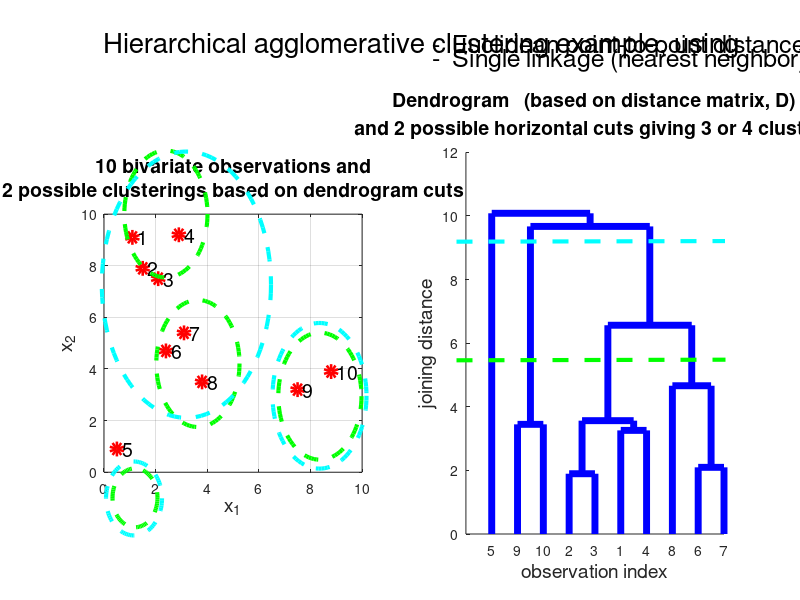
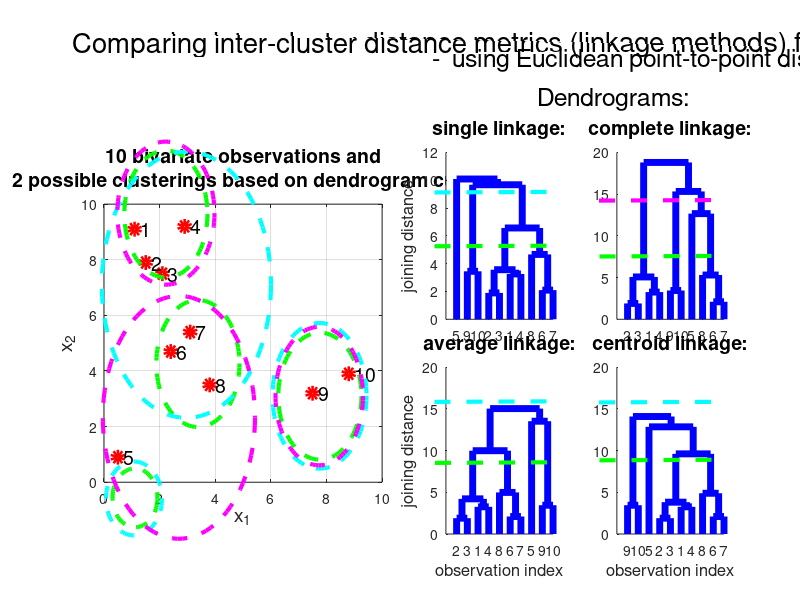

The MATLAB script that drew these images, in order:
clear;close all;clc;
format compact

disp('-------------------------------------------------------------------------------------------------------')
X = [1.1 9.1; 1.5 7.9; 2.1 7.5; 2.9 9.2; 0.5 0.9; 2.4 4.7; 3.1 5.4; 3.8 3.5; 7.5 3.2; 8.8 3.9]
[n p] = size(X)
disp('-------------------------------------------------------------------------------------------------------')
D = squareform(pdist(X,'euclidean'))
disp('-------------------------------------------------------------------------------------------------------')
Tree = linkage(D,'single');
disp('assigments with 3 clusters (single linkage):')
assignments_3_clusters = cluster(Tree,'maxclust',3);
cluster_l = find(assignments_3_clusters == 1)'
cluster_2 = find(assignments_3_clusters == 2)'
cluster_3 = find(assignments_3_clusters == 3)'
disp('-------------------------------------------------------------------------------------------------------')
disp('assigments with 4 clusters (single linkage):')
assignments_4_clusters = cluster(Tree,'maxclust',4);
cluster_l = find(assignments_4_clusters == 1)'
cluster_2 = find(assignments_4_clusters == 2)'
cluster_3 = find(assignments_4_clusters == 3)'
cluster_4 = find(assignments_4_clusters == 4)'
disp('-------------------------------------------------------------------------------------------------------')

figure
subplot(5,2,1:2)
axis off
text(0,1,'Hierarchical agglomerative clustering example, using','Fontsize',20)
text(0.53,1,'-  Euclidean point-to-point distance metric','Fontsize',18)
text(0.53,0.75,'-  Single linkage (nearest neighbor) inter-cluster distance metric','Fontsize',18)

subplot(5,2,3:2:9)
plot(X(:,1),X(:,2),'ro','LineWidth',5),xlim([0 10]),ylim([0 10]),grid,axis square,xlabel('x_1','Fontsize',14),ylabel('x_2','Fontsize',14)
title({'10 bivariate observations and'; '2 possible clusterings based on dendrogram cuts'},'Fontsize',14)
hold on
for j = 1:n
    text(X(j,1)+0.2,X(j,2),num2str(j),'Fontsize',14)
end
annotation('ellipse',[0.155375 0.537397959183669 0.104 0.211734693877547],'LineStyle','--','LineWidth',3,'Color',[0 1 0]);
annotation('ellipse',[0.195375 0.288265306122449 0.104 0.211734693877547],'LineStyle','--','LineWidth',3,'Color',[0 1 0]);
annotation('ellipse',[0.347875000000001 0.233826530612243 0.104 0.211734693877547],'LineStyle','--','LineWidth',3,'Color',[0 1 0]);
annotation('ellipse',[0.140625 0.121173469387755 0.0562500000000001 0.0982142857142857],'LineStyle','--','LineWidth',3,'Color',[0 1 0]);
annotation('ellipse',[0.12725 0.303571428571428 0.2115 0.443877551020406],'LineStyle','--','LineWidth',3,'Color',[0 1 1]);
annotation('ellipse',[0.340625 0.21892857142857 0.117500000000001 0.242806122448981],'LineStyle','--','LineWidth',3,'Color',[0 1 1]);
annotation('ellipse',[0.1325 0.107551020408163 0.07 0.123316326530612],'LineStyle','--','LineWidth',3,'Color',[0 1 1]);
hold off

subplot(5,2,4:2:10)
clustering = dendrogram(Tree);
set(clustering,'LineWidth',5)
xlabel('observation index','Fontsize',14),ylabel('joining distance','Fontsize',14)
title({'Dendrogram   (based on distance matrix, D)'; 'and 2 possible horizontal cuts giving 3 or 4 clusters'},'Fontsize',14)
hold on
annotation('line',[0.570625 0.906875],[0.399510204081633 0.400510204081633],'LineStyle','--','LineWidth',3,'Color',[0 1 0]);
annotation('line',[0.570625 0.90625],[0.597214285714286 0.598214285714286],'LineStyle','--','LineWidth',3,'Color',[0 1 1]);
hold off

%------------------------------------------------------------------------------------------------------------------------------------------------------

figure
subplot(5,4,1:4)
axis off
text(-0.05,1,'Comparing inter-cluster distance metrics (linkage methods) for hierarchical agglomerative clustering example','Fontsize',20)
text(0.53,0.75,'-  using Euclidean point-to-point distance metric','Fontsize',18)
text(0.7,0.1,'Dendrograms:','Fontsize',18)

subplot(5,4,[5:6 9:10 13:14 17:18])
plot(X(:,1),X(:,2),'ro','LineWidth',5),xlim([0 10]),ylim([0 10]),grid,axis square,xlabel('x_1','Fontsize',14),ylabel('x_2','Fontsize',14)
title({'10 bivariate observations and'; '2 possible clusterings based on dendrogram cuts'},'Fontsize',14)
hold on
for j = 1:n
    text(X(j,1)+0.2,X(j,2),num2str(j),'Fontsize',14)
end
annotation('ellipse',[0.155375 0.537397959183669 0.104 0.211734693877547],'LineStyle','--','LineWidth',3,'Color',[0 1 0]);
annotation('ellipse',[0.195375 0.288265306122449 0.104 0.211734693877547],'LineStyle','--','LineWidth',3,'Color',[0 1 0]);
annotation('ellipse',[0.347875000000001 0.233826530612243 0.104 0.211734693877547],'LineStyle','--','LineWidth',3,'Color',[0 1 0]);
annotation('ellipse',[0.140625 0.121173469387755 0.0562500000000001 0.0982142857142857],'LineStyle','--','LineWidth',3,'Color',[0 1 0]);
annotation('ellipse',[0.12725 0.303571428571428 0.2115 0.443877551020406],'LineStyle','--','LineWidth',3,'Color',[0 1 1]);
annotation('ellipse',[0.340625 0.21892857142857 0.117500000000001 0.242806122448981],'LineStyle','--','LineWidth',3,'Color',[0 1 1]);
annotation('ellipse',[0.1325 0.107551020408163 0.07 0.123316326530612],'LineStyle','--','LineWidth',3,'Color',[0 1 1]);
annotation('ellipse',[0.344375 0.224489795918367 0.109375 0.230867346938774],'LineStyle','--','LineWidth',3,'Color',[1 0 1]);
annotation('ellipse',[0.1285 0.102040816326531 0.19025 0.404744897959179],'LineStyle','--','LineWidth',3,'Color',[1 0 1]);
annotation('ellipse',[0.146625 0.525510204081631 0.1215 0.238520408163265],'LineStyle','--','LineWidth',3,'Color',[1 0 1]);
hold off

subplot(5,4,[7 11])
Tree = linkage(D,'single');
clustering = dendrogram(Tree);
set(clustering,'LineWidth',5)
ylabel('joining distance','Fontsize',12)
title('single linkage:','Fontsize',14)
hold on
annotation('line',[0.543125 0.699375],[0.589561224489796 0.590561224489796],'LineStyle','--','LineWidth',3,'Color',[0 1 0]);
annotation('line',[0.543125 0.699375],[0.679255102040814 0.680255102040814],'LineStyle','--','LineWidth',3,'Color',[0 1 1]);
hold off

subplot(5,4,[8 12])
Tree = linkage(D,'complete');
clustering = dendrogram(Tree);
set(clustering,'LineWidth',5)
title('complete linkage:','Fontsize',14)
hold on
annotation('line',[0.749375 0.905625],[0.572520408163264 0.573520408163264],'LineStyle','--','LineWidth',3,'Color',[0 1 0]);
annotation('line',[0.748750000000001 0.905000000000001],[0.66563265306122 0.66663265306122],'LineStyle','--','LineWidth',3,'Color',[1 0 1]);
hold off

subplot(5,4,[15 19])
Tree = linkage(D,'average');
clustering = dendrogram(Tree);
set(clustering,'LineWidth',5)
xlabel('observation index','Fontsize',12),ylabel('joining distance','Fontsize',12)
title('average linkage:','Fontsize',14)
hold on
annotation('line',[0.543750000000001 0.700000000000001],[0.228540816326528 0.229540816326528],'LineStyle','--','LineWidth',3,'Color',[0 1 0]);
annotation('line',[0.543125000000001 0.699375000000001],[0.330173469387751 0.331173469387751],'LineStyle','--','LineWidth',3,'Color',[0 1 1]);
hold off

subplot(5,4,[16 20])
Tree = linkage(D,'centroid');
clustering = dendrogram(Tree);
set(clustering,'LineWidth',5)
xlabel('observation index','Fontsize',12)
title('centroid linkage:','Fontsize',14)
hold on
annotation('line',[0.749375000000001 0.905625000000001],[0.232826530612242 0.233826530612242],'LineStyle','--','LineWidth',3,'Color',[0 1 0]);
annotation('line',[0.748750000000001 0.905000000000001],[0.329306122448974 0.330306122448974],'LineStyle','--','LineWidth',3,'Color',[0 1 1]);
hold off

%---------------------------------------------------------------------------------------------------------------------------------
